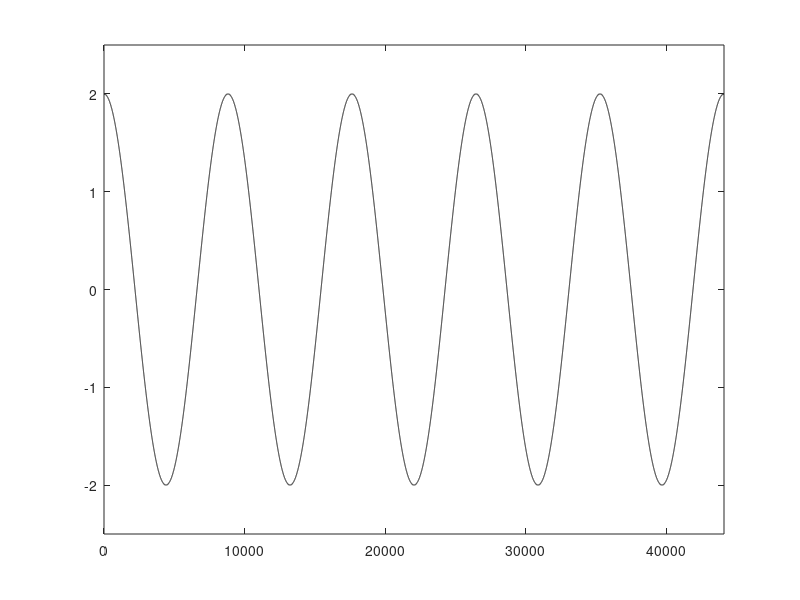

Reproduce this figure in MATLAB.

support = 1:44100;
f = 5;
fs = 44100;
c = 2 * cos(2*pi*f*support./fs);

set(gcf,'color','w');
plot(c,'k')
axis([0 44100 -2.5 2.5])